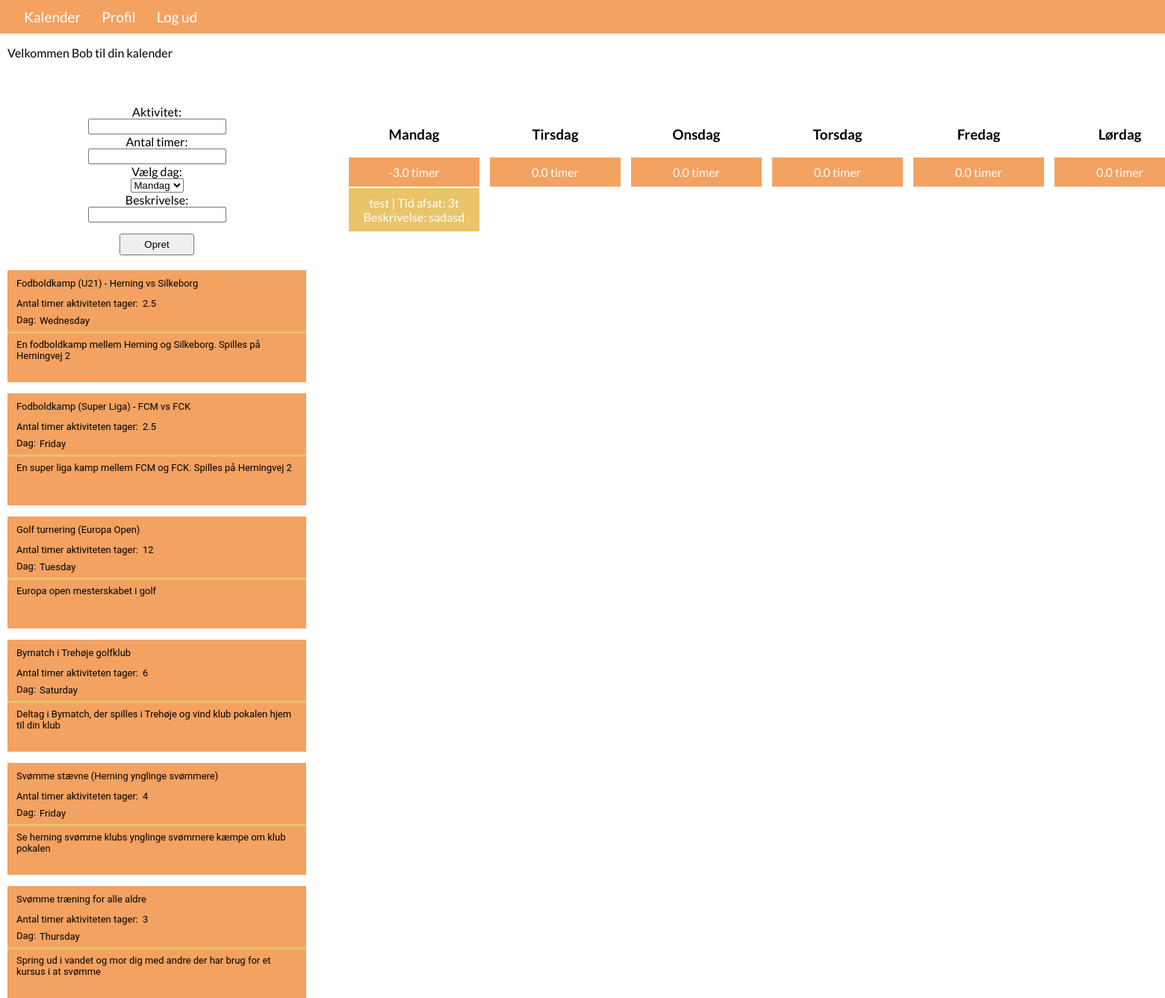
Screenshot of / (signed in) with the database file from the repository.
### tables this page shows
CREATE TABLE "Predefined_activity" (
	"id"	INTEGER PRIMARY KEY AUTOINCREMENT,
	"activity"	TEXT,
	"time"	TEXT,
	"day"	TEXT,
	"desc"	TEXT,
	"interest"	TEXT
);

CREATE TABLE "Activity" (
	"id"	INTEGER PRIMARY KEY AUTOINCREMENT,
	"activity"	TEXT,
	"time"	TEXT,
	"day"	TEXT,
	"desc"	TEXT,
	"user"	TEXT
);

### app.py (the view, shortened to what this page needs)
@app.route('/', methods=['POST', 'GET'])
def index():
    with sqlite3.connect("users.db") as db:
        try:
            time_minus.clear()
            if session.get('username') == None:
                return render_template("login.html")
            cursor = db.cursor()
            cursor.execute("select * from User_preferences where username = '" + session['username'] + "'")
            user_interests = cursor.fetchall()
            day_search = ["Monday", "Tuesday", "Wednesday", "Thursday", "Friday", "Saturday", "Sunday"]
            for x in day_search:
                cursor.execute("SELECT sum(time) FROM Activity WHERE day = ? AND user = ?", (x, session['username']))
                time_minus.append(cursor.fetchall())
            cursor.execute("SELECT * FROM Predefined_activity")
            predefined_activitys_list = cursor.fetchall()
            for pactivity in predefined_activitys_list:
                predefined_activitys[str(pactivity[0])] = [pactivity[0],pactivity[1],pactivity[2],pactivity[3],pactivity[4],pactivity[5]]
            cursor.execute("SELECT * FROM Activity WHERE user = '" + session['username'] + "'")
            user_activitys = cursor.fetchall()
            for row in user_activitys:
                activitys[str(row[0])] = [row[0],row[1],row[2],row[3],row[4]]
        except sqlite3.Error:
            message = "There was a problem executing the SQL statement"
            return render_template("index.html", error=message, activitys=activitys, predefined_activitys=predefined_activitys, time_minus=time_minus)
    return render_template("index.html", activitys=activitys, predefined_activitys=predefined_activitys, user_interests=user_interests, time_minus=time_minus)

### templates/index.html (shortened to what this page needs)
<!doctype <!DOCTYPE html>
<html>
  <head>
    <link rel="stylesheet" href="../static/main.css">
  </head>
  <body>
    <nav id='menu'>
      <ul>
        <li><a href='/'>Kalender</a></li>
        <li><a href='/profile'>Profil</a></li>
        <li><a href='/logout'>Log ud</a></li>
      </ul>
    </nav>
    <div id="text-and-input">
    <p>Velkommen {{ session['username'] }} til din kalender</p><br>
    <form method="post" action="/">
      <label id="activity" for"activity">Aktivitet:</label><br>
      <input type="text" id="activity" name="activity" placeholder="">
      <br>
      <label id="time" for"time">Antal timer:</label><br>
      <input type="text" id="time" name="time" placeholder="">
      <br>
      <label id="day" for"day">Vælg dag:</label><br>
      <select id="option" name="day" size="1">
        <option name="day" value="Monday">Mandag</option>
      </select>
      <br>
      <label id="description" for"description">Beskrivelse:</label><br>
      <input id="description" name="description" rows="4" cols="50"></input>
      <br>
      <input id="submit_button" type="submit" value="Opret">
    </form>
    <div class="pActivity">
      {% for pactivity in predefined_activitys %}
        {% if predefined_activitys[pactivity][5] == user_interests[0][1] or predefined_activitys[pactivity][5] == user_interests[0][2] or predefined_activitys[pactivity][5] == user_interests[0][3] %}
          {% if predefined_activitys[pactivity][3] != "Undefined" %}
          <div class="v1_11" id="{{ predefined_activitys[pactivity][0] }}" style="cursor: pointer;" onclick="pactivity_get(this.id)">
            <div class="v1_2"></div>
            <span class="v1_7">Dag:</span>
            <span class="v1_8">{{ predefined_activitys[pactivity][3] }}</span>
            <span class="v1_3">{{ predefined_activitys[pactivity][1] }}</span>
            <span class="v1_5">Antal timer aktiviteten tager:</span>
            <span class="v1_6">{{ predefined_activitys[pactivity][2] }}</span>
            <span class="v1_9">{{ predefined_activitys[pactivity][4] }}</span>
            <div class="v1_10"></div>
          </div>
          {% endif %}
        {% endif %}
      {% endfor %}
    </div>
    </div>
    <div class="calender">
    <div class="column">
    <table>
      <caption><h3>Mandag</h3></caption>
      <tr>
        <td class="time">{{ user_interests[0][4]|float - time_minus[0][0][0]|float }} timer</td>
      </tr>
      {% for activity in activitys %}
        {% if activitys[activity][3] == 'Monday' %}
          <tr>
            <td id="{{ activitys[activity][0] }}" style="cursor: pointer;" onclick="get(this.id)">{{ activitys[activity][1] }} | Tid afsat: {{ activitys[activity][2] }}t <br> Beskrivelse: {{ activitys[activity][4] }}</td>
          </tr>
        {% endif %}
      {% endfor %}
    </table>
    </div>
    <div class="column">
    <table>
      <caption><h3>Tirsdag</h3></caption>
      <tr>
        <td class="time">{{ user_interests[0][5]|float - time_minus[1][0][0]|float }} timer</td>
      </tr>
    </table>
    </div>
    <div class="column">
    <table>
      <caption><h3>Onsdag</h3></caption>
      <tr>
        <td class="time">{{ user_interests[0][6]|float - time_minus[2][0][0]|float }} timer</td>
      </tr>
    </table>
    </div>
    <div class="column">
    <table>
      <caption><h3>Torsdag</h3></caption>
      <tr>
        <td class="time">{{ user_interests[0][7]|float - time_minus[3][0][0]|float }} timer</td>
      </tr>
    </table>
    </div>
    <div class="column">
    <table>
      <caption><h3>Fredag</h3></caption>
      <tr>
        <td class="time">{{ user_interests[0][8]|float - time_minus[4][0][0]|float }} timer</td>
      </tr>
    </table>
    </div>
    <div class="column">
    <table>
      <caption><h3>Lørdag</h3></caption>
      <tr>
        <td class="time">{{ user_interests[0][9]|float - time_minus[5][0][0]|float }} timer</td>
      </tr>
    </table>
    </div>
    </div>
    <br>
  </body>
</html>

### static/main.css (style rules this page uses)
#submit_button { width: 100px; padding-bottom: 5px; padding-top: 5px; margin-top: 15px; margin-bottom: 20px }
* { box-sizing: border-box; }
.calender { display: flex; margin-left: -px; padding-left: 50px; padding-top: 100px; }
.column { flex: 50%; padding: 5px; }
.time { background-color: #F4A261; }
tbody tr td { text-align: center; background-color: #E9C46A; color: #FFFFFF; max-width: 175px; min-width: 175px; word-wrap:break-word; table-layout: fixed; padding-left: 10px; padding-bottom: 10px; padding-right: 10px; padding-top: 10px; margin-bottom: 10px; }
div table caption { text-align: center; }
#text-and-input { float: left; margin-left: 10px; height: 100%; }
html body { font-family: Lato; padding: 0; margin: 0; }
#menu { background: #F4A261; color: #FFF; height: 45px; padding-left: 18px; border-radius: 0px; }
#menu ul, #menu li { margin: 0 auto; padding: 0; list-style: none }
#menu ul { width: 100%; }
#menu li { float: left; display: inline; position: relative; }
#menu a { display: block; line-height: 45px; padding: 0 14px; text-decoration: none; color: #FFFFFF; font-size: 19px; }
.v1_11 { width: 400px; height: 150px; margin-bottom: 15px; background: url("../images/v1_11.png"); background-repeat: no-repeat; background-position: center center; background-size: cover; opacity: 1; position: relative; top: 0px; left: 0px; overflow: hidden; }
.v1_2 { width: 400px; height: 150px; background: rgba(244,162,97,1); opacity: 1; position: relative; top: 0px; left: 0px; overflow: hidden; }
.v1_7 { width: 27px; color: rgba(0,0,0,1); position: absolute; top: 59px; left: 12px; font-family: Roboto; font-weight: Regular; font-size: 13px; opacity: 1; text-align: left; }
.v1_8 { width: 45px; color: rgba(0,0,0,1); position: absolute; top: 60px; left: 43px; font-family: Roboto; font-weight: Regular; font-size: 13px; opacity: 1; text-align: left; }
.v1_3 { width: 376px; color: rgba(0,0,0,1); position: absolute; top: 10px; left: 12px; font-family: Roboto; font-weight: Regular; font-size: 13px; opacity: 1; text-align: left; }
.v1_5 { width: 300px; color: rgba(0,0,0,1); position: absolute; top: 37px; left: 12px; font-family: Roboto; font-weight: Regular; font-size: 13px; opacity: 1; text-align: left; }
.v1_6 { width: 19px; color: rgba(0,0,0,1); position: absolute; top: 37px; left: 181px; font-family: Roboto; font-weight: Regular; font-size: 13px; opacity: 1; text-align: left; }
.v1_9 { width: 376px; color: rgba(0,0,0,1); position: absolute; top: 92px; left: 12px; font-family: Roboto; font-weight: Regular; font-size: 13px; opacity: 1; text-align: left; }
.v1_10 { width: 400px; height: 3px; background: rgba(232,196,106,1); opacity: 1; position: absolute; top: 82px; left: 0px; overflow: hidden; }
html body form { margin: auto; width: 50%; text-align: center; margin-top: 25px; }

### rows the page displays
Predefined_activity: day "Wednesday", activity "Fodboldkamp (U21) - Herning vs Silkeborg", time "2.5", desc "En fodboldkamp mellem Herning og Silkeborg. Spilles på Herningvej 2"
Predefined_activity: day "Friday", activity "Fodboldkamp (Super Liga) - FCM vs FCK", time "2.5", desc "En super liga kamp mellem FCM og FCK. Spilles på Herningvej 2"
Predefined_activity: day "Tuesday", activity "Golf turnering (Europa Open)", time "12", desc "Europa open mesterskabet i golf"
Predefined_activity: day "Saturday", activity "Bymatch i Trehøje golfklub", time "6", desc "Deltag i Bymatch, der spilles i Trehøje og vind klub pokalen hjem til din klub"
Predefined_activity: day "Friday", activity "Svømme stævne (Herning ynglinge svømmere)", time "4", desc "Se herning svømme klubs ynglinge svømmere kæmpe om klub pokalen"
Predefined_activity: day "Thursday", activity "Svømme træning for alle aldre", time "3", desc "Spring ud i vandet og mor dig med andre der har brug for et kursus i at svømme"
Activity: activity "test", time "3", desc "sadasd"

### other values shown
{{ session['username'] }} "Bob"
{{ user_interests[0][4]|float - time_minus[0][0][0]|float }} "-3.0"
{{ user_interests[0][5]|float - time_minus[1][0][0]|float }} "0.0"
{{ user_interests[0][6]|float - time_minus[2][0][0]|float }} "0.0"
{{ user_interests[0][7]|float - time_minus[3][0][0]|float }} "0.0"
{{ user_interests[0][8]|float - time_minus[4][0][0]|float }} "0.0"
{{ user_interests[0][9]|float - time_minus[5][0][0]|float }} "0.0"
